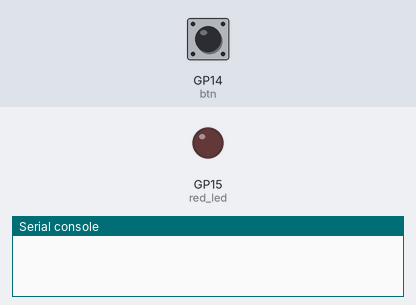
A program run on a simulated Raspberry Pi Pico running MicroPython. Parts: output pins drawn as LEDs (lit = HIGH), the last lines printed to the serial console. The inputs (shaded band) are chosen by the test bench; at power-on: GP14 (btn) LOW.

Above: at 1.2 s.
1.3 s: GP14 (btn) pulled HIGH for 0.15 s
At 2.5 s:
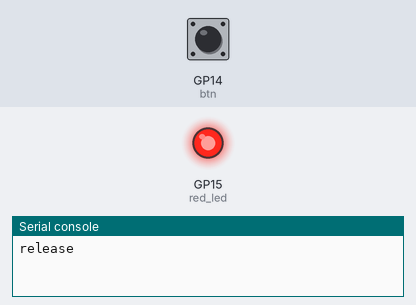
3.0 s: GP14 (btn) pulled HIGH for 1 s
At 5.0 s:
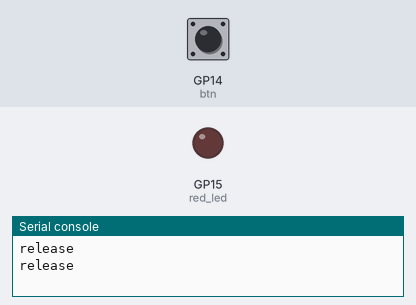
5.5 s: GP14 (btn) pulled HIGH for 3.2 s
At 9.9 s:
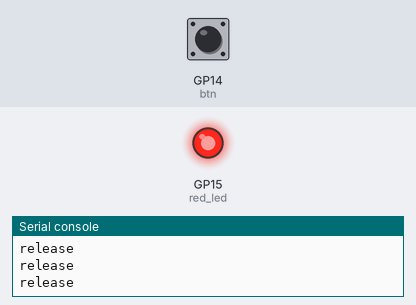
Timing chart, 0 to 11.4 s (numbered marks = the images above; inputs shaded):
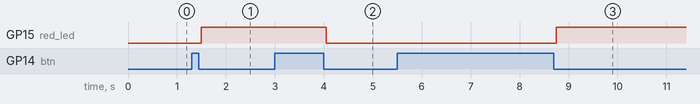

Measured:
- after the input at 1.3 s, GP15 (red_led): LOW → HIGH after 0.20 s
- after the input at 3.0 s, GP15 (red_led): HIGH → LOW after 1.1 s
- after the input at 5.5 s, GP15 (red_led): LOW → HIGH after 3.3 s

The program:

key-led-stable1.py
```python
from machine import Pin
import time

red_led = Pin(15, mode=Pin.OUT)
btn = Pin(14, mode=Pin.IN, pull=Pin.PULL_DOWN)
is_press = False
led_status = False
# switch button
# 解決彈跳

while True:
    if btn.value():
        time.sleep_ms(50)
        if btn.value():
            is_press = True
    elif is_press:
        time.sleep_ms(50)
        if not btn.value():
            print('release')
            led_status = not led_status
            red_led.value(led_status)
            is_press = False
```
